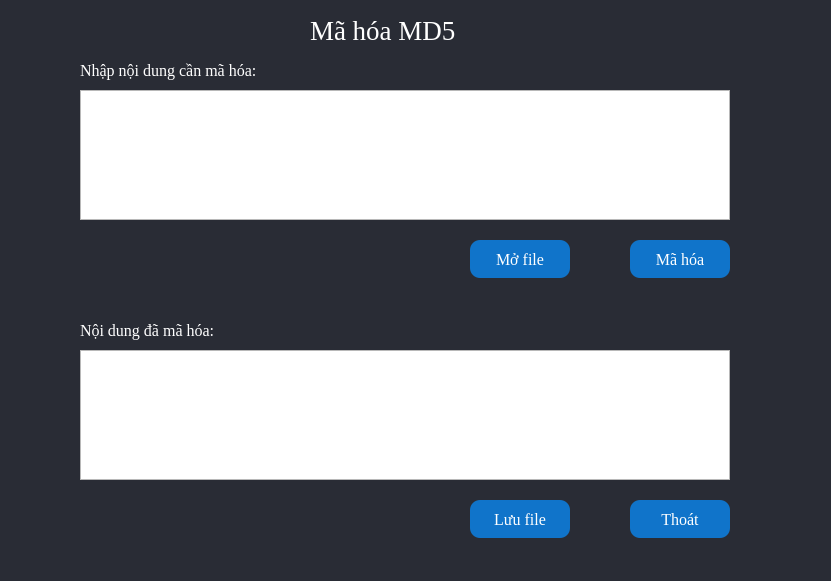
<?xml version="1.0" encoding="UTF-8"?>
<ui version="4.0">
 <class>Form</class>
 <widget class="QWidget" name="Form">
  <property name="geometry">
   <rect>
    <x>0</x>
    <y>0</y>
    <width>831</width>
    <height>581</height>
   </rect>
  </property>
  <property name="windowTitle">
   <string>Form</string>
  </property>
  <property name="styleSheet">
   <string notr="true">#Form{
background-color: #292C35;
color: rgb(255, 255, 255);
}
#btnMaHoa
{
	background-color: #1074CA;
	color: rgb(255, 255, 255);
	border-radius: 10px;
}
#btnOpenFile{
	background-color: #1074CA;
	color: rgb(255, 255, 255);
	border-radius: 10px;
}
#btnSaveFile{
	background-color: #1074CA;
	color: rgb(255, 255, 255);
	border-radius: 10px;

}
#btnClose{
	background-color:#1074CA;
	color: rgb(255, 255, 255);
	border-radius: 10px;

}</string>
  </property>
  <widget class="QTextEdit" name="txtCiphertext">
   <property name="geometry">
    <rect>
     <x>80</x>
     <y>350</y>
     <width>650</width>
     <height>130</height>
    </rect>
   </property>
   <property name="font">
    <font>
     <family>Times New Roman</family>
     <pointsize>12</pointsize>
    </font>
   </property>
   <property name="styleSheet">
    <string notr="true">color: rgb(255, 255, 255);
font: 12pt &quot;Times New Roman&quot;;</string>
   </property>
  </widget>
  <widget class="QLabel" name="label_2">
   <property name="geometry">
    <rect>
     <x>80</x>
     <y>60</y>
     <width>221</width>
     <height>21</height>
    </rect>
   </property>
   <property name="font">
    <font>
     <family>Times New Roman</family>
     <pointsize>12</pointsize>
    </font>
   </property>
   <property name="styleSheet">
    <string notr="true">color: rgb(255, 255, 255);</string>
   </property>
   <property name="text">
    <string>Nhập nội dung cần mã hóa:</string>
   </property>
  </widget>
  <widget class="QLabel" name="label">
   <property name="geometry">
    <rect>
     <x>310</x>
     <y>0</y>
     <width>241</width>
     <height>61</height>
    </rect>
   </property>
   <property name="font">
    <font>
     <family>Times New Roman</family>
     <pointsize>20</pointsize>
     <weight>50</weight>
     <italic>false</italic>
     <bold>false</bold>
    </font>
   </property>
   <property name="styleSheet">
    <string notr="true">color: rgb(255, 255, 255);</string>
   </property>
   <property name="text">
    <string>Mã hóa MD5</string>
   </property>
  </widget>
  <widget class="QPushButton" name="btnOpenFile">
   <property name="geometry">
    <rect>
     <x>470</x>
     <y>240</y>
     <width>100</width>
     <height>38</height>
    </rect>
   </property>
   <property name="font">
    <font>
     <family>Times New Roman</family>
     <pointsize>12</pointsize>
    </font>
   </property>
   <property name="text">
    <string>Mở file</string>
   </property>
   <property name="icon">
    <iconset>
     <normaloff>../icon/mo.png</normaloff>../icon/mo.png</iconset>
   </property>
  </widget>
  <widget class="QTextEdit" name="txtPlaintext">
   <property name="geometry">
    <rect>
     <x>80</x>
     <y>90</y>
     <width>650</width>
     <height>130</height>
    </rect>
   </property>
   <property name="styleSheet">
    <string notr="true">color: rgb(255, 255, 255);
font: 12pt &quot;Times New Roman&quot;;</string>
   </property>
  </widget>
  <widget class="QPushButton" name="btnSaveFile">
   <property name="geometry">
    <rect>
     <x>470</x>
     <y>500</y>
     <width>100</width>
     <height>38</height>
    </rect>
   </property>
   <property name="font">
    <font>
     <family>Times New Roman</family>
     <pointsize>12</pointsize>
    </font>
   </property>
   <property name="text">
    <string>Lưu file</string>
   </property>
   <property name="icon">
    <iconset>
     <normaloff>../icon/luufile.png</normaloff>../icon/luufile.png</iconset>
   </property>
   <property name="iconSize">
    <size>
     <width>16</width>
     <height>16</height>
    </size>
   </property>
   <property name="checkable">
    <bool>false</bool>
   </property>
  </widget>
  <widget class="QPushButton" name="btnMaHoa">
   <property name="geometry">
    <rect>
     <x>630</x>
     <y>240</y>
     <width>100</width>
     <height>38</height>
    </rect>
   </property>
   <property name="font">
    <font>
     <family>Times New Roman</family>
     <pointsize>12</pointsize>
    </font>
   </property>
   <property name="text">
    <string>Mã hóa</string>
   </property>
   <property name="icon">
    <iconset>
     <normaloff>../icon/mh.png</normaloff>../icon/mh.png</iconset>
   </property>
  </widget>
  <widget class="QLabel" name="label_4">
   <property name="geometry">
    <rect>
     <x>80</x>
     <y>320</y>
     <width>181</width>
     <height>21</height>
    </rect>
   </property>
   <property name="font">
    <font>
     <family>Times New Roman</family>
     <pointsize>12</pointsize>
    </font>
   </property>
   <property name="styleSheet">
    <string notr="true">color: rgb(255, 255, 255);</string>
   </property>
   <property name="text">
    <string>Nội dung đã mã hóa:</string>
   </property>
  </widget>
  <widget class="QPushButton" name="btnClose">
   <property name="geometry">
    <rect>
     <x>630</x>
     <y>500</y>
     <width>100</width>
     <height>38</height>
    </rect>
   </property>
   <property name="font">
    <font>
     <family>Times New Roman</family>
     <pointsize>12</pointsize>
    </font>
   </property>
   <property name="text">
    <string>Thoát</string>
   </property>
   <property name="icon">
    <iconset>
     <normaloff>../icon/thoat.png</normaloff>../icon/thoat.png</iconset>
   </property>
   <property name="iconSize">
    <size>
     <width>20</width>
     <height>20</height>
    </size>
   </property>
   <property name="checkable">
    <bool>false</bool>
   </property>
  </widget>
 </widget>
 <resources/>
 <connections/>
</ui>
